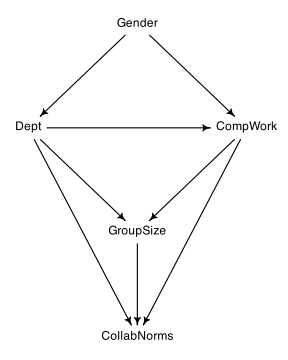

The script that saved this image:
library(dagitty)
library(rethinking)

pdf(file="etc/dag1.pdf", width=4, height=5)
dag1 <- dagitty("dag { 
    Gender -> CompWork  
    Gender -> Dept
    Dept -> CompWork  
    Dept -> GroupSize
    Dept -> CollabNorms
    CompWork -> GroupSize
    CompWork -> CollabNorms
    GroupSize -> CollabNorms
}")
coordinates(dag1) <- list( x=c(CollabNorms=1,GroupSize=1,Gender=1,Dept=0,CompWork=2) , y=c(CollabNorms=3,GroupSize=2,Gender=0,Dept=1,CompWork =1) ) 
drawdag( dag1)
dev.off()



pdf(file="etc/dag2.pdf", width=4, height=5)
dag2 <- dagitty("dag { 
    Gender -> CompTheoryWork  
    Gender -> CompDataWork  
    Gender -> Dept
    Dept -> CompTheoryWork  
    Dept -> CompDataWork  
    Dept -> GroupSize
    Dept -> CollabNorms
    CompTheoryWork -> GroupSize
    CompDataWork -> GroupSize
    CompTheoryWork -> CollabNorms
    CompDataWork -> CollabNorms
    GroupSize -> CollabNorms
}")
coordinates(dag2) <- list( x=c(CollabNorms=1,GroupSize=1,Gender=1,Dept=0,CompTheoryWork=2,CompDataWork=2) , y=c(CollabNorms=3,GroupSize=2,Gender=0,Dept=1,CompTheoryWork =1.5, CompDataWork=0.5) ) 
drawdag( dag2)
dev.off()
